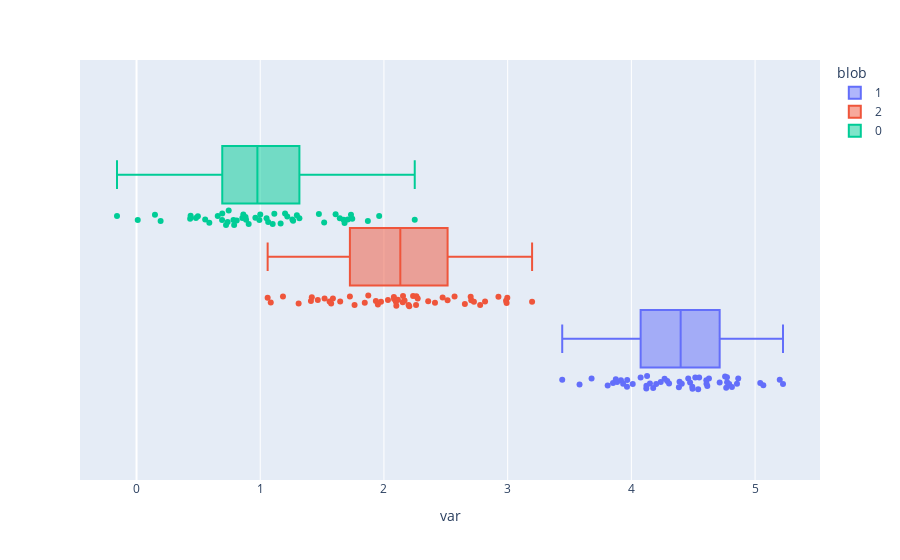

Notebook code for this chart:
### Markdown cell above
Data visualisation

### Code cell
px.box(example_data, x = 'var', color = 'blob', points = 'all')

### Figure 1 — Plotly figure (JSON) as saved in the notebook; plotly's stock layout.template omitted (floating-point values rounded to 4 significant figures)
{"data": [{"alignmentgroup": "True", "boxpoints": "all", "hovertemplate": "blob=1<br>var=%{x}<extra></extra>", "legendgroup": "1", "marker": {"color": "#636efa"}, "name": "1", "notched": false, "offsetgroup": "1", "orientation": "h", "showlegend": true, "type": "box", "x": [4.459, 3.808, 5.226, 4.758, 4.127, 4.54, 4.305, 3.678, 4.864, 4.766, 4.475, 4.813, 3.885, 4.627, 4.237, 4.29, 4.122, 4.384, 4.15, 4.121, 3.964, 4.407, 4.389, 4.774, 4.494, 3.966, 4.075, 4.607, 3.874, 4.201, 4.606, 4.516, 3.916, 5.199, 4.791, 3.933, 4.269, 5.042, 3.851, 4.854, 4.714, 4.548, 4.176, 5.067, 4.773, 4.492, 4.011, 4.614, 3.441, 3.581], "x0": " ", "xaxis": "x", "y0": " ", "yaxis": "y"}, {"alignmentgroup": "True", "boxpoints": "all", "hovertemplate": "blob=2<br>var=%{x}<extra></extra>", "legendgroup": "2", "marker": {"color": "#EF553B"}, "name": "2", "notched": false, "offsetgroup": "2", "orientation": "h", "showlegend": true, "type": "box", "x": [1.951, 2.113, 2.997, 2.273, 2.154, 2.412, 1.725, 1.56, 1.06, 2.817, 2.205, 1.465, 2.706, 2.262, 2.571, 2.152, 1.646, 2.727, 2.358, 1.41, 2.199, 1.873, 2.235, 3.197, 1.085, 1.588, 2.082, 2.032, 2.778, 1.935, 2.987, 2.259, 1.573, 1.52, 2.514, 1.762, 2.08, 2.1, 2.925, 2.474, 1.417, 1.31, 2.166, 1.845, 2.701, 1.184, 1.976, 2.097, 2.991, 2.654], "x0": " ", "xaxis": "x", "y0": " ", "yaxis": "y"}, {"alignmentgroup": "True", "boxpoints": "all", "hovertemplate": "blob=0<br>var=%{x}<extra></extra>", "legendgroup": "0", "marker": {"color": "#00cc96"}, "name": "0", "notched": false, "offsetgroup": "0", "orientation": "h", "showlegend": true, "type": "box", "x": [0.8855, 0.6564, 0.789, 0.6915, 1.961, 0.5884, 1.165, 1.101, 1.474, 0.149, 1.266, 2.249, 1.643, 1.0, 0.4334, 1.296, 1.051, 0.7366, 1.259, 0.4801, 1.609, 1.681, 0.7233, 1.517, 0.8097, 0.8552, 0.4959, 0.9065, 1.744, 1.114, 0.6929, 1.064, 1.218, 1.708, 0.7833, 0.993, -0.1579, 0.4371, 1.733, 0.8633, 0.9606, 0.8809, 0.1945, 0.009668, 1.201, 0.5549, 1.317, 0.745, 1.674, 1.87], "x0": " ", "xaxis": "x", "y0": " ", "yaxis": "y"}], "layout": {"autosize": true, "boxmode": "group", "legend": {"title": {"text": "blob"}, "tracegroupgap": 0}, "margin": {"t": 60}, "xaxis": {"anchor": "y", "autorange": true, "domain": [0, 1], "range": [-0.457, 5.525], "title": {"text": "var"}, "type": "linear"}, "yaxis": {"anchor": "x", "autorange": true, "domain": [0, 1], "range": [-0.6436, 0.5602], "type": "category"}}}
